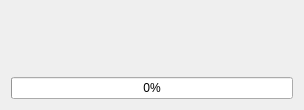

<ui version="4.0">
 <class>Dialog</class>
 <widget class="QDialog" name="Dialog">
  <property name="geometry">
   <rect>
    <x>0</x>
    <y>0</y>
    <width>304</width>
    <height>107</height>
   </rect>
  </property>
  <property name="windowTitle">
   <string>Processing...</string>
  </property>
  <layout class="QVBoxLayout" name="verticalLayout_2">
   <item>
    <layout class="QVBoxLayout" name="v_layout">
     <item>
      <widget class="QLabel" name="status_label">
       <property name="minimumSize">
        <size>
         <width>200</width>
         <height>60</height>
        </size>
       </property>
       <property name="text">
        <string notr="true">&lt;status_text&gt;</string>
       </property>
       <property name="alignment">
        <set>Qt::AlignCenter</set>
       </property>
      </widget>
     </item>
     <item>
      <widget class="QProgressBar" name="progress_bar">
       <property name="value">
        <number>0</number>
       </property>
      </widget>
     </item>
    </layout>
   </item>
  </layout>
 </widget>
 <resources/>
 <connections/>
</ui>
